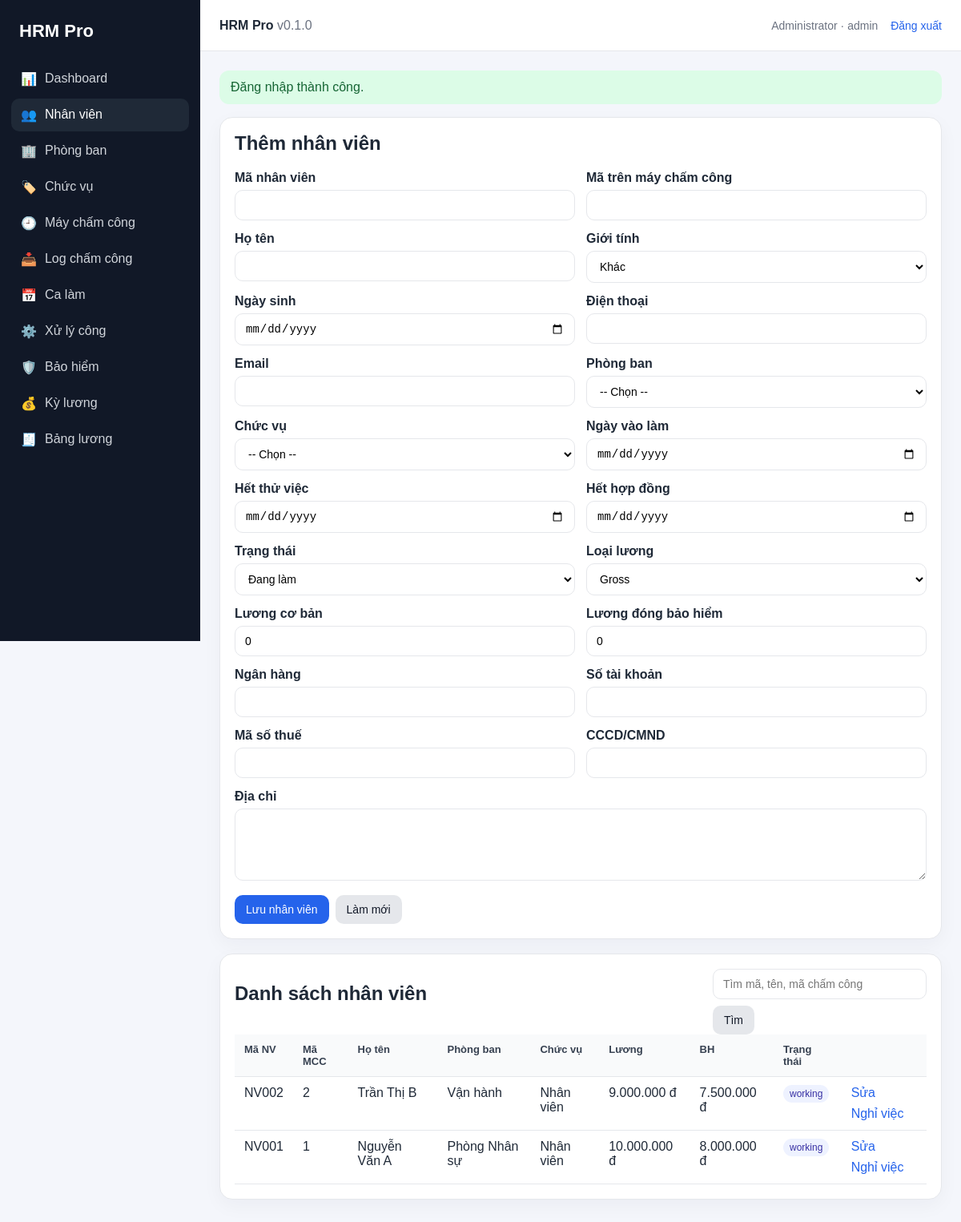
/public/index.php?page=employees (signed in), run on the app's committed database.
### tables this page shows
CREATE TABLE employees (
    id INT AUTO_INCREMENT PRIMARY KEY,
    employee_code VARCHAR(50) NOT NULL UNIQUE,
    attendance_code VARCHAR(50) NULL UNIQUE,
    full_name VARCHAR(150) NOT NULL,
    gender ENUM('male','female','other') DEFAULT 'other',
    date_of_birth DATE NULL,
    phone VARCHAR(50) NULL,
    email VARCHAR(160) NULL,
    department_id INT NULL,
    position_id INT NULL,
    join_date DATE NULL,
    probation_end_date DATE NULL,
    contract_end_date DATE NULL,
    status ENUM('working','probation','resigned','suspended') DEFAULT 'working',
    salary_type ENUM('gross','net') DEFAULT 'gross',
    base_salary DECIMAL(15,2) DEFAULT 0,
    insurance_base_salary DECIMAL(15,2) DEFAULT 0,
    bank_name VARCHAR(120) NULL,
    bank_account VARCHAR(80) NULL,
    tax_code VARCHAR(80) NULL,
    id_number VARCHAR(80) NULL,
    address TEXT NULL,
    created_at DATETIME DEFAULT CURRENT_TIMESTAMP,
    updated_at DATETIME NULL,
    FOREIGN KEY (department_id) REFERENCES departments(id),
    FOREIGN KEY (position_id) REFERENCES positions(id),
    INDEX idx_employee_status(status),
    INDEX idx_employee_attendance_code(attendance_code)
);

CREATE TABLE departments (
    id INT AUTO_INCREMENT PRIMARY KEY,
    department_code VARCHAR(50) NOT NULL UNIQUE,
    department_name VARCHAR(150) NOT NULL,
    parent_id INT NULL,
    manager_employee_id INT NULL,
    is_active TINYINT DEFAULT 1,
    created_at DATETIME DEFAULT CURRENT_TIMESTAMP
);

CREATE TABLE positions (
    id INT AUTO_INCREMENT PRIMARY KEY,
    position_code VARCHAR(50) NOT NULL UNIQUE,
    position_name VARCHAR(150) NOT NULL,
    is_active TINYINT DEFAULT 1,
    created_at DATETIME DEFAULT CURRENT_TIMESTAMP
);

### public/index.php (called while the page is built, shortened)
<?php
$page = $_GET['page'] ?? 'dashboard';
$routes = [
    'login' => __DIR__ . '/../modules/auth/login.php',
    'logout' => __DIR__ . '/../modules/auth/logout.php',
    'dashboard' => __DIR__ . '/../modules/dashboard/index.php',
    'employees' => __DIR__ . '/../modules/employees/index.php',
    'departments' => __DIR__ . '/../modules/departments/index.php',
    'positions' => __DIR__ . '/../modules/positions/index.php',
    'attendance_devices' => __DIR__ . '/../modules/attendance/devices.php',
    'attendance_logs' => __DIR__ . '/../modules/attendance/logs.php',
    'work_shifts' => __DIR__ . '/../modules/attendance/shifts.php',
    'attendance_process' => __DIR__ . '/../modules/attendance/process.php',
    'insurance_policies' => __DIR__ . '/../modules/insurance/policies.php',
    'payroll_periods' => __DIR__ . '/../modules/payroll/periods.php',
    'payrolls' => __DIR__ . '/../modules/payroll/payrolls.php',
];
require $routes[$page];

### includes/auth.php (called while the page is built, shortened)
<?php
function current_user(): ?array
{
    return $_SESSION['user'] ?? null;
}

### includes/helpers.php (called while the page is built, shortened)
<?php
function e($value): string
{
    return htmlspecialchars((string)$value, ENT_QUOTES, 'UTF-8');
}
function url(string $page = 'dashboard', array $params = []): string
{
    $params = array_merge(['page' => $page], $params);
    return 'index.php?' . http_build_query($params);
}
function get_flash_messages(): array
{
    $messages = $_SESSION['flash'] ?? [];
    return $messages;
}
function format_money($amount): string
{
    return number_format((float)$amount, 0, ',', '.') . ' đ';
}
function selected($actual, $expected): string
{
    return (string)$actual === (string)$expected ? 'selected' : '';
}

### config/database.php (called while the page is built, shortened)
<?php
$mysqli = mysqli_init();
mysqli_options($mysqli, MYSQLI_OPT_INT_AND_FLOAT_NATIVE, 1);
mysqli_set_charset($mysqli, 'utf8mb4');
function db(): mysqli
{
    global $mysqli;
    return $mysqli;
}

### modules/employees/index.php (the view, shortened to what this page needs)
<?php
$edit = null;
$keyword = trim($_GET['q'] ?? '');
$sql = "SELECT e.*, d.department_name, p.position_name FROM employees e LEFT JOIN departments d ON d.id=e.department_id LEFT JOIN positions p ON p.id=e.position_id";
if ($keyword !== '') {
    $like = '%' . $keyword . '%';
    $stmt = db()->prepare($sql . " WHERE e.employee_code LIKE ? OR e.full_name LIKE ? OR e.attendance_code LIKE ? ORDER BY e.id DESC");
    $stmt->bind_param('sss', $like, $like, $like);
    $stmt->execute();
    $rows = $stmt->get_result();
} else {
    $rows = db()->query($sql . " ORDER BY e.id DESC LIMIT 200");
}
require __DIR__ . '/../../includes/layout/header.php';
?>
<div class="card">
    <h2><?= $edit ? 'Sửa nhân viên' : 'Thêm nhân viên' ?></h2>
    <form method="post" class="form-grid">
        <div class="form-group"><label>Mã nhân viên</label><input name="employee_code" value="<?= e($edit['employee_code'] ?? '') ?>" required></div>
        <div class="form-group"><label>Mã trên máy chấm công</label><input name="attendance_code" value="<?= e($edit['attendance_code'] ?? '') ?>"></div>
        <div class="form-group"><label>Họ tên</label><input name="full_name" value="<?= e($edit['full_name'] ?? '') ?>" required></div>
        <div class="form-group"><label>Giới tính</label><select name="gender"><option value="other" <?= selected($edit['gender'] ?? 'other', 'other') ?>>Khác</option></select></div>
        <div class="form-group"><label>Ngày sinh</label><input type="date" name="date_of_birth" value="<?= e($edit['date_of_birth'] ?? '') ?>"></div>
        <div class="form-group"><label>Điện thoại</label><input name="phone" value="<?= e($edit['phone'] ?? '') ?>"></div>
        <div class="form-group"><label>Email</label><input type="email" name="email" value="<?= e($edit['email'] ?? '') ?>"></div>
        <div class="form-group"><label>Phòng ban</label><select name="department_id"><option value="">-- Chọn --</option></select></div>
        <div class="form-group"><label>Chức vụ</label><select name="position_id"><option value="">-- Chọn --</option></select></div>
        <div class="form-group"><label>Ngày vào làm</label><input type="date" name="join_date" value="<?= e($edit['join_date'] ?? '') ?>"></div>
        <div class="form-group"><label>Hết thử việc</label><input type="date" name="probation_end_date" value="<?= e($edit['probation_end_date'] ?? '') ?>"></div>
        <div class="form-group"><label>Hết hợp đồng</label><input type="date" name="contract_end_date" value="<?= e($edit['contract_end_date'] ?? '') ?>"></div>
        <div class="form-group"><label>Trạng thái</label><select name="status"><option value="working" <?= selected($edit['status'] ?? '', 'working') ?>>Đang làm</option></select></div>
        <div class="form-group"><label>Loại lương</label><select name="salary_type"><option value="gross" <?= selected($edit['salary_type'] ?? '', 'gross') ?>>Gross</option></select></div>
        <div class="form-group"><label>Lương cơ bản</label><input type="number" name="base_salary" value="<?= e($edit['base_salary'] ?? 0) ?>"></div>
        <div class="form-group"><label>Lương đóng bảo hiểm</label><input type="number" name="insurance_base_salary" value="<?= e($edit['insurance_base_salary'] ?? 0) ?>"></div>
        <div class="form-group"><label>Ngân hàng</label><input name="bank_name" value="<?= e($edit['bank_name'] ?? '') ?>"></div>
        <div class="form-group"><label>Số tài khoản</label><input name="bank_account" value="<?= e($edit['bank_account'] ?? '') ?>"></div>
        <div class="form-group"><label>Mã số thuế</label><input name="tax_code" value="<?= e($edit['tax_code'] ?? '') ?>"></div>
        <div class="form-group"><label>CCCD/CMND</label><input name="id_number" value="<?= e($edit['id_number'] ?? '') ?>"></div>
        <div class="form-group" style="grid-column: 1 / -1;"><label>Địa chỉ</label><textarea name="address"><?= e($edit['address'] ?? '') ?></textarea></div>
        <div class="actions"><button class="btn">Lưu nhân viên</button><a class="btn light" href="<?= e(url('employees')) ?>">Làm mới</a></div>
    </form>
</div>
<div class="card">
    <div class="actions" style="justify-content: space-between;">
        <h2>Danh sách nhân viên</h2>
        <form method="get" class="actions"><input type="hidden" name="page" value="employees"><input name="q" placeholder="Tìm mã, tên, mã chấm công" value="<?= e($keyword) ?>"><button class="btn light">Tìm</button></form>
    </div>
    <div class="table-wrap"><table><tr><th>Mã NV</th><th>Mã MCC</th><th>Họ tên</th><th>Phòng ban</th><th>Chức vụ</th><th>Lương</th><th>BH</th><th>Trạng thái</th><th></th></tr>
        <?php while ($r = $rows->fetch_assoc()): ?>
            <tr>
                <td><?= e($r['employee_code']) ?></td><td><?= e($r['attendance_code']) ?></td><td><?= e($r['full_name']) ?></td><td><?= e($r['department_name']) ?></td><td><?= e($r['position_name']) ?></td><td><?= format_money($r['base_salary']) ?></td><td><?= format_money($r['insurance_base_salary']) ?></td><td><span class="badge"><?= e($r['status']) ?></span></td>
                <td class="actions"><a href="<?= e(url('employees', ['action'=>'edit','id'=>$r['id']])) ?>">Sửa</a><a onclick="return confirmDelete('Chuyển nhân viên này sang nghỉ việc?')" href="<?= e(url('employees', ['action'=>'delete','id'=>$r['id']])) ?>">Nghỉ việc</a></td>
            </tr>
        <?php endwhile; ?>
    </table></div>
</div>
<?php require __DIR__ . '/../../includes/layout/footer.php'; ?>

### includes/layout/header.php (shortened to what this page needs)
<?php $user = current_user(); ?>
<!doctype html>
<html lang="vi">
<head>
    <link rel="stylesheet" href="assets/style.css">
</head>
<body>
<div class="app-shell">
    <?php if ($user): ?>
        <?php require __DIR__ . '/sidebar.php'; ?>
    <?php endif; ?>
    <main class="main">
        <?php if ($user): ?>
            <header class="topbar">
                <div>
                    <strong><?= e(APP_NAME) ?></strong>
                    <span class="muted">v<?= e(APP_VERSION) ?></span>
                </div>
                <div class="topbar-user">
                    <?= e($user['full_name']) ?> · <?= e($user['role_name']) ?>
                    <a href="<?= e(url('logout')) ?>">Đăng xuất</a>
                </div>
            </header>
        <?php endif; ?>
        <section class="content">
            <?php foreach (get_flash_messages() as $msg): ?>
                <div class="alert alert-<?= e($msg['type']) ?>"><?= e($msg['message']) ?></div>
            <?php endforeach; ?>

### includes/layout/sidebar.php
<?php
$nav = [
    'dashboard' => ['Dashboard', '📊'],
    'employees' => ['Nhân viên', '👥'],
    'departments' => ['Phòng ban', '🏢'],
    'positions' => ['Chức vụ', '🏷️'],
    'attendance_devices' => ['Máy chấm công', '🕘'],
    'attendance_logs' => ['Log chấm công', '📥'],
    'work_shifts' => ['Ca làm', '📅'],
    'attendance_process' => ['Xử lý công', '⚙️'],
    'insurance_policies' => ['Bảo hiểm', '🛡️'],
    'payroll_periods' => ['Kỳ lương', '💰'],
    'payrolls' => ['Bảng lương', '🧾'],
];
$current = $_GET['page'] ?? 'dashboard';
?>
<aside class="sidebar">
    <div class="brand">HRM Pro</div>
    <nav>
        <?php foreach ($nav as $page => $item): ?>
            <a class="<?= $current === $page ? 'active' : '' ?>" href="<?= e(url($page)) ?>">
                <span><?= $item[1] ?></span><?= e($item[0]) ?>
            </a>
        <?php endforeach; ?>
    </nav>
</aside>

### includes/layout/footer.php (shortened to what this page needs)
        </section>
    </main>
</div>
</body>
</html>

### public/assets/style.css (style rules this page uses)
:root { --bg: #f4f6fb; --card: #fff; --text: #1f2937; --muted: #6b7280; --primary: #2563eb; --danger: #dc2626; --border: #e5e7eb; }
* { box-sizing: border-box; }
body { margin: 0; font-family: Arial, Helvetica, sans-serif; background: var(--bg); color: var(--text); }
a { color: var(--primary); text-decoration: none; }
.app-shell { min-height: 100vh; display: flex; }
.sidebar { width: 250px; background: #111827; color: #fff; padding: 18px 14px; position: sticky; top: 0; height: 100vh; overflow: auto; }
.brand { font-weight: 700; font-size: 22px; margin-bottom: 18px; padding: 8px 10px; }
.sidebar a { display: flex; gap: 10px; color: #d1d5db; padding: 11px 12px; border-radius: 10px; margin-bottom: 4px; }
.sidebar a.active, .sidebar a:hover { background: #1f2937; color: #fff; }
.main { flex: 1; min-width: 0; }
.topbar { height: 64px; background: var(--card); border-bottom: 1px solid var(--border); display: flex; align-items: center; justify-content: space-between; padding: 0 24px; position: sticky; top: 0; z-index: 5; }
.topbar-user { color: var(--muted); font-size: 14px; }
.topbar-user a { margin-left: 12px; }
.content { padding: 24px; }
.card { background: var(--card); border: 1px solid var(--border); border-radius: 16px; padding: 18px; margin-bottom: 18px; box-shadow: 0 8px 24px rgba(15,23,42,.04); }
.card h1, .card h2, .card h3 { margin-top: 0; }
.muted { color: var(--muted); }
.table-wrap { overflow-x: auto; }
table { width: 100%; border-collapse: collapse; background: #fff; }
th, td { padding: 11px 12px; border-bottom: 1px solid var(--border); text-align: left; vertical-align: top; }
th { background: #f9fafb; font-size: 13px; color: #374151; }
.form-grid { display: grid; grid-template-columns: repeat(2, minmax(0, 1fr)); gap: 14px; }
.form-group label { display: block; font-weight: 600; margin-bottom: 6px; }
input, select, textarea { width: 100%; padding: 10px 12px; border: 1px solid var(--border); border-radius: 10px; font-size: 14px; background: #fff; }
textarea { min-height: 90px; }
.actions { display: flex; gap: 8px; align-items: center; flex-wrap: wrap; }
.btn { display: inline-block; border: none; border-radius: 10px; padding: 10px 14px; background: var(--primary); color: #fff; cursor: pointer; font-size: 14px; }
.btn.light { background: #e5e7eb; color: #111827; }
.alert { padding: 12px 14px; border-radius: 12px; margin-bottom: 16px; }
.alert-success { background: #dcfce7; color: #166534; }
.badge { padding: 4px 8px; border-radius: 99px; background: #eef2ff; color: #3730a3; font-size: 12px; }

### data on the page
employees: employee_code "NV002", attendance_code "2", full_name "Trần Thị B", department.department_name "Vận hành", position.position_name "Nhân viên", base_salary "9.000.000 đ", insurance_base_salary "7.500.000 đ", status "working"
employees: employee_code "NV001", attendance_code "1", full_name "Nguyễn Văn A", department.department_name "Phòng Nhân sự", position.position_name "Nhân viên", base_salary "10.000.000 đ", insurance_base_salary "8.000.000 đ", status "working"

### other printed values
$item[1] "📊"
$item[0] "Dashboard"
$item[1] "👥"
$item[0] "Nhân viên"
$item[1] "🏢"
$item[0] "Phòng ban"
$item[1] "🏷️"
$item[0] "Chức vụ"
$item[1] "🕘"
$item[0] "Máy chấm công"
$item[1] "📥"
$item[0] "Log chấm công"
$item[1] "📅"
$item[0] "Ca làm"
$item[1] "⚙️"
